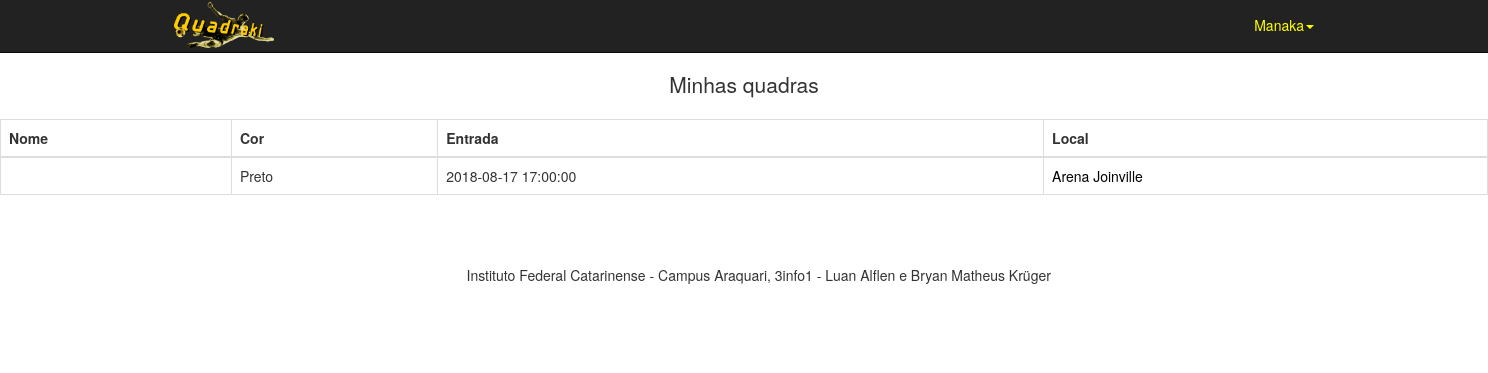
The app's page /TCC/app/Controlers/ControlerReservas.php?acao=showUsuario (signed in) with its own data.
### tables this page shows
CREATE TABLE `usuarios` (
  `id_usuario` int(11) NOT NULL,
  `nome` varchar(50) NOT NULL,
  `login` varchar(150) NOT NULL,
  `senha` varchar(50) NOT NULL,
  `telefone` varchar(200) NOT NULL,
  `email` varchar(50) NOT NULL,
  `cpf` varchar(200) NOT NULL,
  `tipuser` varchar(30) NOT NULL
);

CREATE TABLE `reservas` (
  `id` int(11) NOT NULL,
  `nome` varchar(300) NOT NULL,
  `cor` varchar(20) DEFAULT NULL,
  `entrada` datetime NOT NULL,
  `id_local` int(11) NOT NULL,
  `id_usuario` int(11) DEFAULT NULL
);

CREATE TABLE `locais` (
  `id_local` int(11) NOT NULL,
  `foto` varchar(300) DEFAULT NULL,
  `nome` varchar(150) NOT NULL,
  `email` varchar(150) NOT NULL,
  `endereco` varchar(150) NOT NULL,
  `numero` int(11) DEFAULT NULL,
  `telefone` int(15) NOT NULL,
  `descricao` varchar(300) NOT NULL,
  `id_estado` int(11) NOT NULL,
  `id_municipio` int(11) NOT NULL,
  `id_categoria` int(11) NOT NULL,
  `id_usuario` int(11) NOT NULL
);

### TCC/app/Models/DBConnection.php (called while the page is built, shortened)
<?php
class DBConnection {
    public static $conexao = null;
    public static function getConexao(){
        try{
            if(self::$conexao == null){
                self::$conexao = new PDO("mysql:host=".self::HOST.";dbname=".self::NOMEBANCO, self::USUARIO, self::SENHA);
                self::$conexao->setAttribute(PDO::ATTR_ERRMODE, PDO::ERRMODE_EXCEPTION);
            }
            return self::$conexao;
        }catch(PDOException $e){
            die("Falhou a conexao ou ocorreu um erro banco: " . $e->getMessage());
        }
        return $conexao;
    }
}
?>

### TCC/app/Models/UsuarioCrud.php (called while the page is built, shortened)
<?php
require_once 'DBConnection.php';
require_once 'Usuario.php';
class UsuarioCrud
{
    private $conexao;
    public function __construct()
    {
        $this->conexao = DBConnection::getConexao();
    }
    public function getUsuarioId($iduser)
    {
        $sql = "select * from usuarios where id_usuario='{$iduser}'";
        $resultado = $this->conexao->query($sql);
        $usuario = $resultado->fetch(PDO::FETCH_ASSOC);
        $objetoUsuario = new Usuario(
            $usuario['nome'],
            $usuario['login'],
            $usuario['senha'],
            $usuario['email'],
            $usuario['telefone'],
            $usuario['cpf'],
            $usuario['tipuser'],
            $usuario['id_usuario']
        );
        return $objetoUsuario;
    }
}

### TCC/app/Models/Usuario.php (called while the page is built, shortened)
<?php
class Usuario
{
    public $nome;
    public function __construct($nome=null, $login=null, $senha=null, $email=null, $telefone=null, $cpf=null, $tipuser=null, $id=null){
        $this->nome = $nome;
    }
    public function getNome()
    {
        return $this->nome;
    }
}

### TCC/app/Models/ReservaCrud.php (called while the page is built, shortened)
<?php
    require_once 'DBConnection.php';
    require_once 'Reserva.php';
class ReservaCrud
{
    private $conexao;
    public function __construct()
    {
        $this->conexao = DBConnection::getConexao();
    }
    public function getReservasUsuario($iduser)
    {
        $sql = 'SELECT * FROM reservas WHERE id_usuario = '.$iduser;
        $resultado = $this->conexao->query($sql);
        $reservas = $resultado->fetchAll(PDO::FETCH_ASSOC);
        foreach ($reservas as $reserva) {
            $nome = $reserva['nome'];
            $cor = $reserva['cor'];
            $entrada = $reserva['entrada'];
            $idlocal = $reserva['id_local'];
            $iduser = $reserva['id_usuario'];
            $id = $reserva['id'];
            $obj = new Reserva($nome, $cor, $entrada, $idlocal,$iduser, $id);
            $ListaReserva[] = $obj;
        }
        return $ListaReserva;
    }
}

### TCC/app/Models/Reserva.php (called while the page is built, shortened)
<?php
class Reserva
{
    public function __construct($nome=null,$cor=null,$entrada=null,$idlocal=null,$iduser=null,$id=null){
        $this->cor = $cor;
        $this->entrada = $entrada;
        $this->id_local = $idlocal;
    }
}

### TCC/app/Models/LocalCrud.php (called while the page is built, shortened)
<?php
require_once 'DBConnection.php';
require_once 'Local.php';
class LocalCrud
{
    private $conexao;
    public function __construct()
    {
        $this->conexao = DBConnection::getConexao();
    }
    public function getLocal($id)
    {
        $sql = 'select * from locais where id_local='.$id;
        $resultado = $this->conexao->query($sql);
        $local = $resultado->fetch(PDO::FETCH_ASSOC);
        $objetoLocal = new Local(
            $local['foto']
            ,$local['nome'],
            $local['email'],
            $local['endereco'],
            $local['numero'],
            $local['telefone'],
            $local['descricao'],
            $local['id_estado'],
            $local['id_municipio'],
            $local['id_categoria'],
            $local['id_usuario'],
            $local['id_local']);
        return $objetoLocal;
    }
}

### TCC/app/Models/Local.php (called while the page is built, shortened)
<?php
class Local
{
    public $nome;
    public function __construct($foto=null, $nome=null,$email=null,$endereco=null,$numero=null,$telefone=null,$descricao=null,$id_estado=null,$id_municipio=null,$id_categoria=null, $id_usuario=null,$id_local=null){
        $this->nome = $nome;
    }
    public function getNome()
    {
        return $this->nome;
    }
}

### TCC/app/Views/CalendarioReservas/showUsuario.php (the view, shortened to what this page needs)
<p class="lead">Minhas quadras</p>
<table class="table table-bordered" >
    <thead>
    <tr>
        <th>Nome</th>
        <th>Cor</th>
        <th>Entrada</th>
        <th>Local</th>
    </tr>
    </thead>
    <tbody>
    <?php foreach ($reservas as $reserva):?>
        <?php
        $nomeCor = $reserva->cor;
        $nomeCor = getNomeCor($nomeCor);
        $idlocal = $reserva->id_local;
        $crudLocal = new LocalCrud();
        $local = $crudLocal->getLocal($idlocal);
        $nomeLocal = $local->getNome();
        ?>
        <tr>
            <td><?= $reserva->nome ?> </td>
            <td><?= $nomeCor ?> </td>
            <td><?= $reserva->entrada?> </td>
            <td><a href="ControlerLocal.php?acao=show&idlocal=<?= $reserva->id_local ?>&iduser=<?= $_SESSION['id'] ?>" style="color: black"><?= $nomeLocal?> </a></td>
        </tr>
    <?php endforeach; ?>
    </tbody>
</table>

### TCC/app/Views/Template/CabecalhoUsuario.php (shortened to what this page needs)
<!DOCTYPE html>
<html lang="en">
<head>
    <link href="../../assets/css/bootstrap.css" rel="stylesheet">
    <link rel="stylesheet" href="https://cdnjs.cloudflare.com/ajax/libs/font-awesome/4.7.0/css/font-awesome.min.css">
    <link rel="stylesheet" href="https://maxcdn.bootstrapcdn.com/font-awesome/4.7.0/css/font-awesome.min.css">
    <link href="../../assets/css/shop-homepage.css" rel="stylesheet">
    <link rel="stylesheet" href="../../assets/css/style.css">
</head>
<body>
<?php
$iduserlogado = $_SESSION['id'];
$crudUser = new UsuarioCrud();
$user = $crudUser->getUsuarioId($iduserlogado);
?>
<nav class="navbar navbar-inverse navbar-fixed-top" role="navigation">
    <div class="container">
        <div class="navbar-header">
            <a class="" href="ControlerLocal.php">
                <img src="../../assets/img/logo.png" id="logotipe">
            </a>
        </div>
        <div class="collapse navbar-collapse" id="bs-example-navbar-collapse-1">
            <ul class="nav navbar-nav navbar-right">
                <li class="dropdown pull-right">
                    <a style="color: yellow" href="#" class="dropdown-toggle pull-right" data-toggle="dropdown" role="button" aria-haspopup="true" aria-expanded="false"> <?= $user->getNome() ?><span class="caret"></span></a>
            </ul>
        </div>
    </div>
</nav>

### TCC/assets/css/shop-homepage.css (style rules this page uses)
body { padding-top: 70px; }

### TCC/assets/css/style.css (style rules this page uses)
#logotipe { width:100px; }
a { color: white; }

### records on screen
usuarios: nome "Manaka"
reservas: cor "Preto", entrada "2018-08-17 17:00:00", id_local.nome "Arena Joinville"
